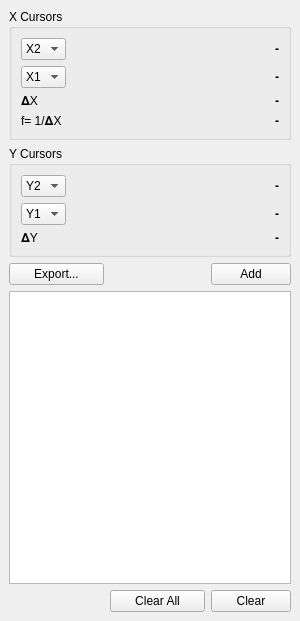
<?xml version="1.0" encoding="UTF-8"?>
<ui version="4.0">
 <class>CursorDockWidget</class>
 <widget class="QDockWidget" name="CursorDockWidget">
  <property name="geometry">
   <rect>
    <x>0</x>
    <y>0</y>
    <width>300</width>
    <height>621</height>
   </rect>
  </property>
  <property name="minimumSize">
   <size>
    <width>300</width>
    <height>445</height>
   </size>
  </property>
  <property name="windowIcon">
   <iconset resource="qwave.qrc">
    <normaloff>:/icons/icons/icons8-measurement-tool-80.png</normaloff>:/icons/icons/icons8-measurement-tool-80.png</iconset>
  </property>
  <property name="features">
   <set>QDockWidget::DockWidgetClosable|QDockWidget::DockWidgetMovable</set>
  </property>
  <property name="allowedAreas">
   <set>Qt::LeftDockWidgetArea|Qt::RightDockWidgetArea</set>
  </property>
  <property name="windowTitle">
   <string>Cursor Tools</string>
  </property>
  <widget class="QWidget" name="dockWidgetContents">
   <layout class="QGridLayout" name="gridLayout">
    <item row="2" column="0">
     <widget class="QPushButton" name="pushButton_4">
      <property name="text">
       <string>Export...</string>
      </property>
      <property name="icon">
       <iconset theme="document-save"/>
      </property>
     </widget>
    </item>
    <item row="2" column="1">
     <spacer name="horizontalSpacer">
      <property name="orientation">
       <enum>Qt::Horizontal</enum>
      </property>
      <property name="sizeHint" stdset="0">
       <size>
        <width>92</width>
        <height>20</height>
       </size>
      </property>
     </spacer>
    </item>
    <item row="2" column="2">
     <widget class="QPushButton" name="pushButton_2">
      <property name="text">
       <string>Add</string>
      </property>
      <property name="icon">
       <iconset resource="qwave.qrc">
        <normaloff>:/icons/icons/icons8-plus-math-80.png</normaloff>:/icons/icons/icons8-plus-math-80.png</iconset>
      </property>
     </widget>
    </item>
    <item row="3" column="0" colspan="3">
     <widget class="QColumnView" name="columnView">
      <property name="frameShadow">
       <enum>QFrame::Plain</enum>
      </property>
      <property name="editTriggers">
       <set>QAbstractItemView::NoEditTriggers</set>
      </property>
      <property name="tabKeyNavigation">
       <bool>true</bool>
      </property>
      <property name="showDropIndicator" stdset="0">
       <bool>false</bool>
      </property>
     </widget>
    </item>
    <item row="4" column="0">
     <spacer name="horizontalSpacer_2">
      <property name="orientation">
       <enum>Qt::Horizontal</enum>
      </property>
      <property name="sizeHint" stdset="0">
       <size>
        <width>92</width>
        <height>20</height>
       </size>
      </property>
     </spacer>
    </item>
    <item row="4" column="1">
     <widget class="QPushButton" name="pushButton_3">
      <property name="text">
       <string>Clear All</string>
      </property>
      <property name="icon">
       <iconset theme="dialog-error"/>
      </property>
     </widget>
    </item>
    <item row="4" column="2">
     <widget class="QPushButton" name="pushButton">
      <property name="text">
       <string>Clear</string>
      </property>
      <property name="icon">
       <iconset resource="qwave.qrc">
        <normaloff>:/icons/icons/icons8-multiply-80.png</normaloff>:/icons/icons/icons8-multiply-80.png</iconset>
      </property>
     </widget>
    </item>
    <item row="1" column="0" colspan="3">
     <widget class="QGroupBox" name="groupBox_2">
      <property name="title">
       <string>Y Cursors</string>
      </property>
      <layout class="QFormLayout" name="formLayout">
       <item row="0" column="0">
        <widget class="QComboBox" name="comboBox">
         <item>
          <property name="text">
           <string>Y2</string>
          </property>
         </item>
         <item>
          <property name="text">
           <string>Y1</string>
          </property>
         </item>
        </widget>
       </item>
       <item row="0" column="1">
        <widget class="QLabel" name="y1">
         <property name="font">
          <font>
           <italic>false</italic>
           <bold>true</bold>
          </font>
         </property>
         <property name="frameShape">
          <enum>QFrame::NoFrame</enum>
         </property>
         <property name="text">
          <string>-</string>
         </property>
         <property name="alignment">
          <set>Qt::AlignRight|Qt::AlignTrailing|Qt::AlignVCenter</set>
         </property>
         <property name="textInteractionFlags">
          <set>Qt::TextSelectableByKeyboard|Qt::TextSelectableByMouse</set>
         </property>
        </widget>
       </item>
       <item row="1" column="0">
        <widget class="QComboBox" name="comboBox_2">
         <item>
          <property name="text">
           <string>Y1</string>
          </property>
         </item>
         <item>
          <property name="text">
           <string>Y2</string>
          </property>
         </item>
        </widget>
       </item>
       <item row="1" column="1">
        <widget class="QLabel" name="y2">
         <property name="font">
          <font>
           <italic>false</italic>
           <bold>true</bold>
          </font>
         </property>
         <property name="frameShape">
          <enum>QFrame::NoFrame</enum>
         </property>
         <property name="text">
          <string>-</string>
         </property>
         <property name="alignment">
          <set>Qt::AlignRight|Qt::AlignTrailing|Qt::AlignVCenter</set>
         </property>
         <property name="textInteractionFlags">
          <set>Qt::TextSelectableByKeyboard|Qt::TextSelectableByMouse</set>
         </property>
        </widget>
       </item>
       <item row="2" column="0">
        <widget class="QLabel" name="label_7">
         <property name="text">
          <string>𝚫Y</string>
         </property>
        </widget>
       </item>
       <item row="2" column="1">
        <widget class="QLabel" name="deltaY">
         <property name="font">
          <font>
           <italic>false</italic>
           <bold>true</bold>
          </font>
         </property>
         <property name="frameShape">
          <enum>QFrame::NoFrame</enum>
         </property>
         <property name="text">
          <string>-</string>
         </property>
         <property name="alignment">
          <set>Qt::AlignRight|Qt::AlignTrailing|Qt::AlignVCenter</set>
         </property>
         <property name="textInteractionFlags">
          <set>Qt::TextSelectableByKeyboard|Qt::TextSelectableByMouse</set>
         </property>
        </widget>
       </item>
      </layout>
     </widget>
    </item>
    <item row="0" column="0" colspan="3">
     <widget class="QGroupBox" name="groupBox">
      <property name="title">
       <string>X Cursors</string>
      </property>
      <layout class="QFormLayout" name="formLayout_2">
       <item row="0" column="0">
        <widget class="QComboBox" name="comboBox_3">
         <item>
          <property name="text">
           <string>X2</string>
          </property>
         </item>
         <item>
          <property name="text">
           <string>X1</string>
          </property>
         </item>
        </widget>
       </item>
       <item row="0" column="1">
        <widget class="QLabel" name="x1">
         <property name="font">
          <font>
           <italic>false</italic>
           <bold>true</bold>
          </font>
         </property>
         <property name="frameShape">
          <enum>QFrame::NoFrame</enum>
         </property>
         <property name="text">
          <string>-</string>
         </property>
         <property name="alignment">
          <set>Qt::AlignRight|Qt::AlignTrailing|Qt::AlignVCenter</set>
         </property>
         <property name="textInteractionFlags">
          <set>Qt::TextSelectableByKeyboard|Qt::TextSelectableByMouse</set>
         </property>
        </widget>
       </item>
       <item row="1" column="0">
        <widget class="QComboBox" name="comboBox_4">
         <item>
          <property name="text">
           <string>X1</string>
          </property>
         </item>
         <item>
          <property name="text">
           <string>X2</string>
          </property>
         </item>
        </widget>
       </item>
       <item row="1" column="1">
        <widget class="QLabel" name="x2">
         <property name="font">
          <font>
           <italic>false</italic>
           <bold>true</bold>
          </font>
         </property>
         <property name="frameShape">
          <enum>QFrame::NoFrame</enum>
         </property>
         <property name="text">
          <string>-</string>
         </property>
         <property name="alignment">
          <set>Qt::AlignRight|Qt::AlignTrailing|Qt::AlignVCenter</set>
         </property>
         <property name="textInteractionFlags">
          <set>Qt::TextSelectableByKeyboard|Qt::TextSelectableByMouse</set>
         </property>
        </widget>
       </item>
       <item row="2" column="0">
        <widget class="QLabel" name="label_3">
         <property name="text">
          <string>𝚫X</string>
         </property>
        </widget>
       </item>
       <item row="2" column="1">
        <widget class="QLabel" name="deltaX">
         <property name="font">
          <font>
           <italic>false</italic>
           <bold>true</bold>
          </font>
         </property>
         <property name="frameShape">
          <enum>QFrame::NoFrame</enum>
         </property>
         <property name="text">
          <string>-</string>
         </property>
         <property name="alignment">
          <set>Qt::AlignRight|Qt::AlignTrailing|Qt::AlignVCenter</set>
         </property>
         <property name="textInteractionFlags">
          <set>Qt::TextSelectableByKeyboard|Qt::TextSelectableByMouse</set>
         </property>
        </widget>
       </item>
       <item row="3" column="0">
        <widget class="QLabel" name="label_4">
         <property name="text">
          <string>f= 1/𝚫X</string>
         </property>
        </widget>
       </item>
       <item row="3" column="1">
        <widget class="QLabel" name="freqX">
         <property name="font">
          <font>
           <italic>false</italic>
           <bold>true</bold>
          </font>
         </property>
         <property name="frameShape">
          <enum>QFrame::NoFrame</enum>
         </property>
         <property name="text">
          <string>-</string>
         </property>
         <property name="alignment">
          <set>Qt::AlignRight|Qt::AlignTrailing|Qt::AlignVCenter</set>
         </property>
         <property name="textInteractionFlags">
          <set>Qt::TextSelectableByKeyboard|Qt::TextSelectableByMouse</set>
         </property>
        </widget>
       </item>
      </layout>
     </widget>
    </item>
   </layout>
  </widget>
 </widget>
 <resources>
  <include location="qwave.qrc"/>
 </resources>
 <connections/>
</ui>
